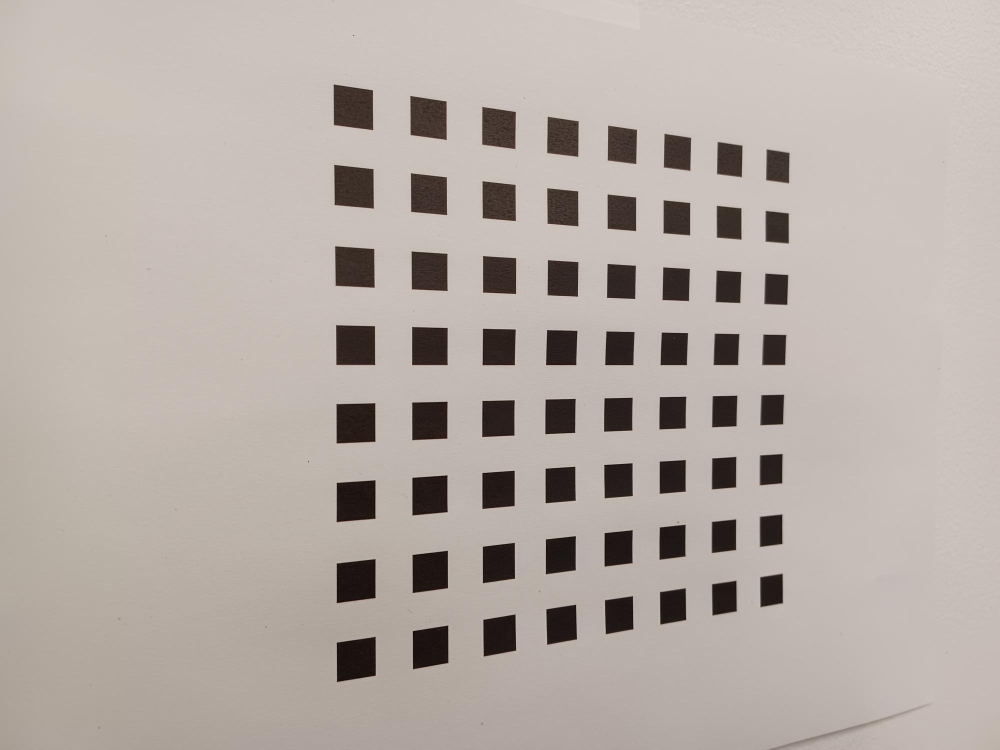
#> input picture test.jpg, 2000 x 1500 px (shown at 1/2 size)
$ python -i Util.py   (imports and definitions only)
#> lines starting #> are read from the running program, lines starting #| are printed output that depends on the picture; after the words box and inside, x2 and y2 are one past the last pixel; in counts of white or black regions, pixels touching at a corner belong together
import json
import cv2 as cv
import numpy as np
from threading import Thread
from collections import defaultdict


def Save_As_Json(array, file_name, path="./Points/"):

    data = {"points": array}

    with open(path+file_name, "w") as f:
        json.dump(data, f, indent=3)

def Open_Json(file_name, path="./Points/"):
    with open(path+file_name, "r") as f:
        return json.load(f)

def corners(img):
    corners = Generate_Img_Points(img)

    points = [tuple(pt.ravel()) for pt in corners]
    Remove_False_Corners(points, 650, 150)
    sorted = Sort_By_Columns(points)

    array = []
    index = 0
    for x, y in sorted:
        array.append({
            "point": index,
            "X": int(x),
            "Y": int(y),
            "Z": 0
        })
        index += 1
    Save_As_Json(array, "Test_Calibration_Grid.json")

# [15 lines left out: function Generate_Base_Points, not called in this run]

def Generate_Img_Points(img):
    img_gray = cv.cvtColor(img, cv.COLOR_BGR2GRAY)
    img_gray = np.float32(img_gray)

    img_gray = cv.normalize(img_gray, None, 0, 255, cv.NORM_MINMAX)
    img_gray = cv.GaussianBlur(img_gray, (5, 5), 0)

    sharpening_kernel = np.array([[0, -1, 0],
                                  [-1, 5, -1],
                                  [0, -1, 0]])

    img_gray = cv.filter2D(img_gray, -1, sharpening_kernel)

    brightness = 10
    contrast = 5
    img_gray = cv.addWeighted(img_gray, contrast, np.zeros(img_gray.shape, img_gray.dtype), 0, brightness)


    corners = cv.goodFeaturesToTrack(img_gray,
                                     maxCorners=260,
                                     qualityLevel=0.01,
                                     minDistance=2,
                                     mask=None,
                                     useHarrisDetector=True,
                                     k=0.04)

    corners = cv.cornerSubPix(np.float32(img_gray),
                              np.float32(corners).reshape(-1, 1, 2),
                              winSize=(5, 5), zeroZone=(-1, -1),
                              criteria=(cv.TERM_CRITERIA_EPS + cv.TERM_CRITERIA_MAX_ITER, 40, 0.01))

    corners = np.int32(corners)
    return corners

def Remove_False_Corners(points, xThreshold = 0, yThreshold = 0):
    index = 0
    for x,y in points:
        if x < xThreshold or y < yThreshold:
            points.pop(index)
        index +=1

def Sort_By_Columns(points, tolerence = 15):
    columns = defaultdict(list)
    for x, y in points:
        group_x = round(x / tolerence) * tolerence
        columns[group_x].append((x, y))

    for group_x in columns:
        columns[group_x].sort(key=lambda p: p[1])

    sorted_by_columns = []
    for group_x in sorted(columns.keys()):
        sorted_by_columns.extend(columns[group_x])
    return sorted_by_columns

# [23 lines left out: function bilinear_interpolation, not called in this run]

class CustomThread(Thread):
    def __init__(self, group=None, target=None, name=None, args=(), kwargs={}, verbose=None):
        super().__init__(group, target, name, args, kwargs)
        self._return = None

    def run(self):
        if self._target is not None:
            self._return = self._target(*self._args, **self._kwargs)

    def join(self):
        super().join()
        return self._return

>>> import cv2
>>> picture = cv2.imread('test.jpg')
#> picture is the input picture: shape (1500, 2000, 3); mean B, G, R 166.3, 172.2, 181.8
>>> result = corners(picture)
#> in Generate_Img_Points, `img_gray = cv.normalize(img_gray, None, 0, 255, cv.NORM_MINMAX)`:
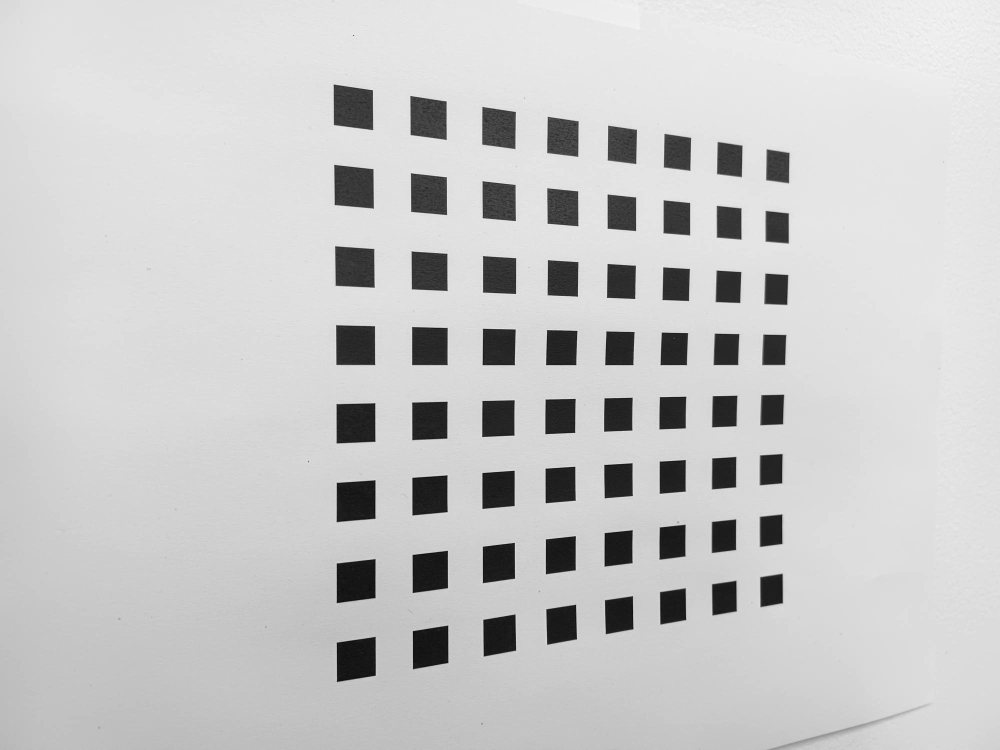
#> img_gray: shape (1500, 2000) float32 (shown at 1/2 size); min 0, max 255, mean 201.7; drawn with min black and max white
#> in Generate_Img_Points, `corners = cv.goodFeaturesToTrack(img_gray, maxCorners=260, qualityLeve..`: corners = 259 rows, first 8: [1150, 1073], [1028, 942], [1092, 1005], [1209, 930], [894, 1102], [1091, 867], [1211, 729], [1092, 938]
#> in Generate_Img_Points, `corners = cv.cornerSubPix(np.float32(img_gray), np.float32(corners).re..`: corners = 259 rows, first 8: [1151.1, 1071.9], [1028.7, 941.1], [1090.8, 1006.1], [1208.2, 929.5], [895.3, 1101.2], [1090.4, 867.9], [1210.1, 729.9], [1090.6, 936.9]
#> in Generate_Img_Points, `corners = np.int32(corners)`: corners = contour of 259 points, box (x1, y1, x2, y2) (531, 70, 1579, 1364), area 356030
#> in corners, `points = [tuple(pt.ravel()) for pt in corners]`: points = 259 pairs, first value 531 to 1578, second value 70 to 1363
#> the loop in Remove_False_Corners, `for x,y in points:` made 257 passes
#> (x, y) on passes 1 to 3: (1151, 1071), (1028, 941), (1090, 1006)
#> after the loop in Remove_False_Corners, `for x,y in points:`: index = 257; points = 256 pairs, first value 666 to 1578, second value 168 to 1363
#> the loop in Sort_By_Columns, `for x, y in points:` made 256 passes
#> (x, y, group_x) on passes 1 to 3: (1151, 1071, 1155), (1028, 941, 1035), (1090, 1006, 1095)
#> in corners, `sorted = Sort_By_Columns(points)`: sorted has the same summary as points in Remove_False_Corners
#> the loop in corners, `for x, y in sorted:` made 256 passes
#> (x, y) on passes 1 to 3: (666, 168), (667, 249), (667, 329)
#> after the loop in corners, `for x, y in sorted:`: array = 256 items; index = 256

$ run again, on AloeD.png
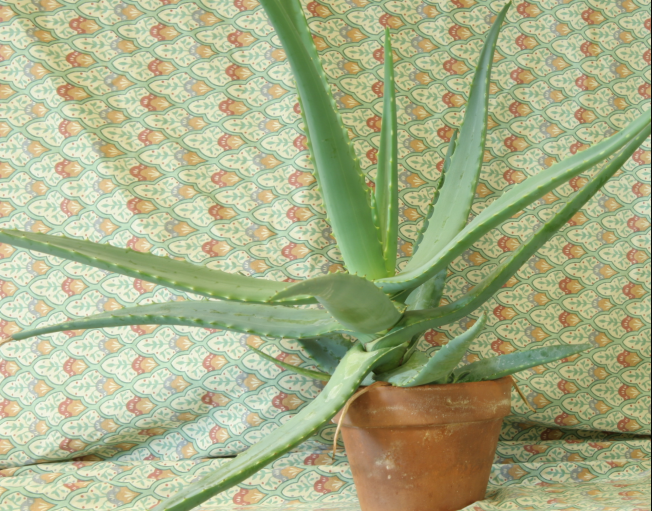
#> input picture AloeD.png, 1303 x 1022 px (shown at 1/2 size)
#> picture is the input picture: shape (1022, 1303, 3); mean B, G, R 135.3, 174.8, 168.2
#> in Generate_Img_Points, `img_gray = cv.cvtColor(img, cv.COLOR_BGR2GRAY)`:
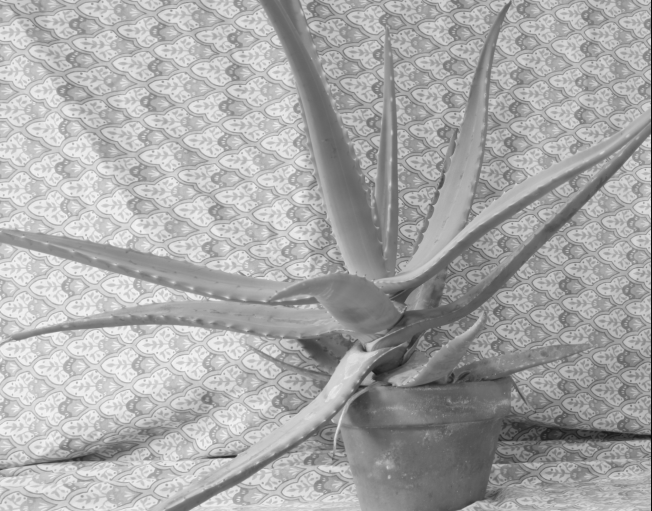
#> img_gray: shape (1022, 1303) (shown at 1/2 size); min 2, max 247, mean 168.3
#> in Generate_Img_Points, `corners = cv.goodFeaturesToTrack(img_gray, maxCorners=260, qualityLeve..`: corners = 260 rows, first 8: [1300, 269], [1300, 362], [1300, 140], [1300, 360], [1300, 576], [1300, 903], [1300, 591], [1300, 159]
#> in Generate_Img_Points, `corners = cv.cornerSubPix(np.float32(img_gray), np.float32(corners).re..`: corners = 260 rows, first 8: [1300.6, 267.6], [1300.6, 362.1], [1300.6, 137.3], [1300.6, 362.1], [1300.6, 579.5], [1300.7, 904.1], [1300.6, 588.4], [1300, 159]
#> in Generate_Img_Points, `corners = np.int32(corners)`: corners = contour of 260 points, box (x1, y1, x2, y2) (38, 1, 1302, 1021), area 971318
#> in corners, `points = [tuple(pt.ravel()) for pt in corners]`: points = 260 pairs, first value 38 to 1301, second value 1 to 1020
#> the loop in Remove_False_Corners, `for x,y in points:` made 190 passes
#> (x, y) on passes 1 to 3: (1300, 267), (1300, 362), (1300, 137)
#> after the loop in Remove_False_Corners, `for x,y in points:`: index = 190; points = 189 pairs, first value 83 to 1301, second value 18 to 970
#> the loop in Sort_By_Columns, `for x, y in points:` made 189 passes
#> (x, y, group_x) on passes 1 to 3: (1300, 267, 1305), (1300, 362, 1305), (1300, 362, 1305)
#> sorted has the same summary as points in Remove_False_Corners
#> the loop in corners, `for x, y in sorted:` made 189 passes
#> (x, y) on passes 1 to 3: (83, 670), (156, 168), (144, 234)
#> after the loop in corners, `for x, y in sorted:`: array = 189 items; index = 189

$ run again, on AloeG.png
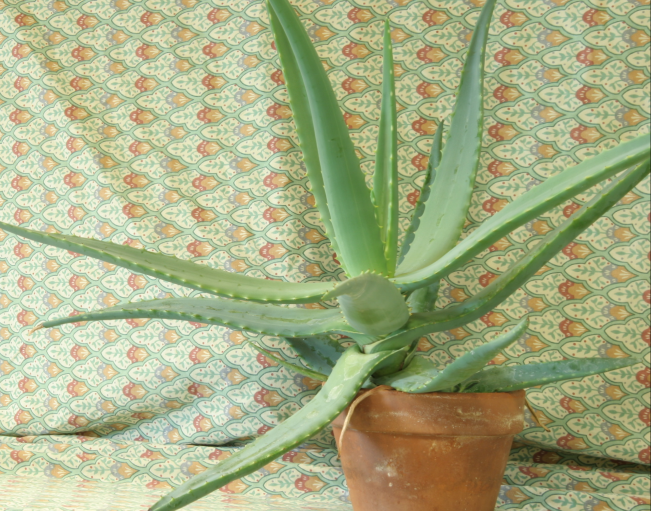
#> input picture AloeG.png, 1302 x 1021 px (shown at 1/2 size)
#> picture is the input picture: shape (1021, 1302, 3); mean B, G, R 132.3, 173.5, 166.8
#> in Generate_Img_Points, `img_gray = cv.cvtColor(img, cv.COLOR_BGR2GRAY)`:
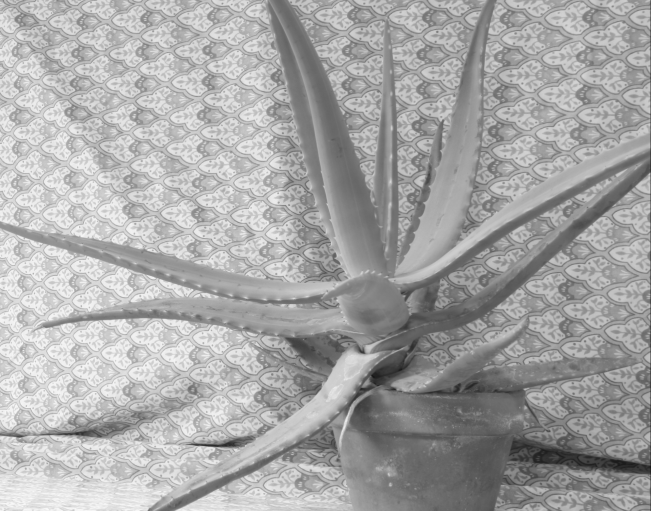
#> img_gray: shape (1021, 1302) (shown at 1/2 size); min 10, max 251, mean 166.8
#> in Generate_Img_Points, `corners = cv.goodFeaturesToTrack(img_gray, maxCorners=260, qualityLeve..`: corners = 260 rows, first 8: [1299, 346], [1299, 226], [1299, 386], [1299, 666], [31, 875], [1048, 778], [1299, 247], [1299, 166]
#> in Generate_Img_Points, `corners = cv.cornerSubPix(np.float32(img_gray), np.float32(corners).re..`: corners = 260 rows, first 8: [1299.8, 344.7], [1299.4, 228], [1299.5, 387.7], [1299.8, 666.7], [31.26, 873.6], [1046.1, 778], [1299.7, 245.5], [1299.8, 162.5]
#> in Generate_Img_Points, `corners = np.int32(corners)`: corners = contour of 260 points, box (x1, y1, x2, y2) (31, 6, 1301, 1018), area 35120
#> in corners, `points = [tuple(pt.ravel()) for pt in corners]`: points = 260 pairs, first value 31 to 1300, second value 6 to 1017
#> the loop in Remove_False_Corners, `for x,y in points:` made 154 passes
#> (x, y) on passes 1 to 3: (1299, 344), (1299, 227), (1299, 387)
#> after the loop in Remove_False_Corners, `for x,y in points:`: index = 154; points = 154 pairs, first value 40 to 1300, second value 19 to 959
#> the loop in Sort_By_Columns, `for x, y in points:` made 154 passes
#> (x, y, group_x) on passes 1 to 3: (1299, 344, 1305), (1299, 227, 1305), (1299, 387, 1305)
#> sorted has the same summary as points in Remove_False_Corners
#> the loop in corners, `for x, y in sorted:` made 154 passes
#> (x, y) on passes 1 to 3: (40, 27), (52, 59), (48, 77)
#> after the loop in corners, `for x, y in sorted:`: array = 154 items; index = 154
